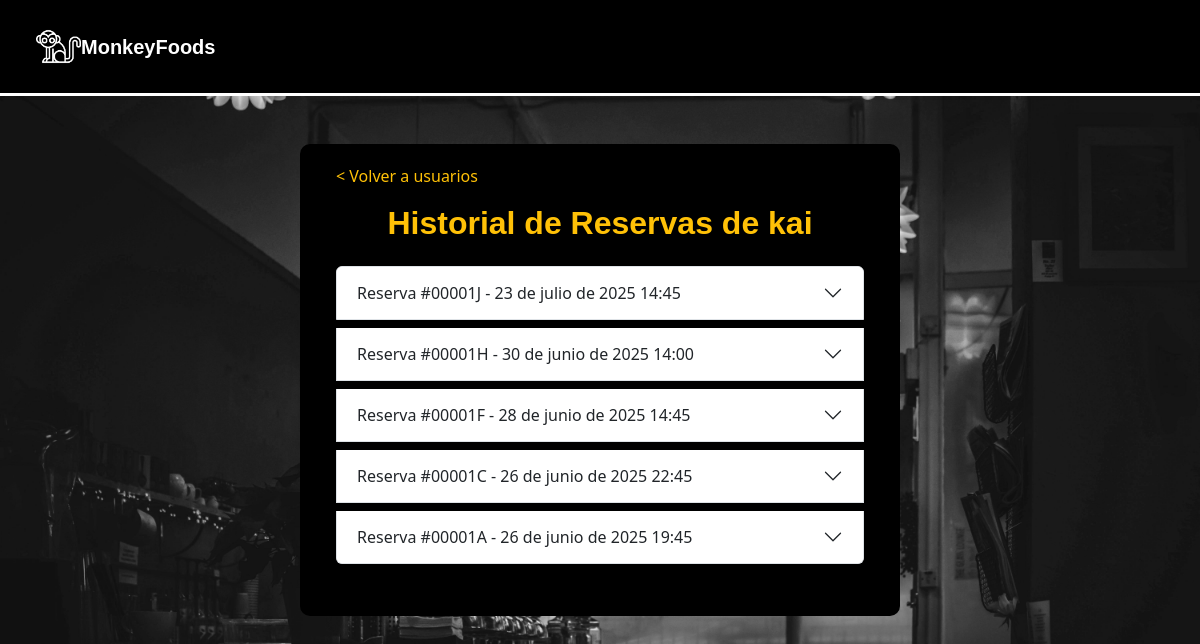
Page /reservas/historial-usuario/38/ (signed in) on the committed database.
### apps/registrar/models.py (models this page shows, shortened)
class CustomUser(AbstractUser):
    ROL_CHOICES = (
        (1, 'Cliente'),
        (2, 'Mesero'),
        (3, 'Cocinero'),
        (4, 'Administrador'),
    )
    rol = models.PositiveSmallIntegerField(choices=ROL_CHOICES, default=1)
    foto_perfil = models.ImageField(upload_to='fotos_perfil/', blank=True, null=True)

### apps/reservas/models.py (models this page shows, shortened)
class Reserva(models.Model):
    ESTADOS_RESERVA = (
        ('borrador', 'Borrador'),
        ('completada', 'Completada'),
    )
    id_reserva = models.CharField(max_length=12, unique=True, editable=False)
    cliente = models.ForeignKey(settings.AUTH_USER_MODEL, on_delete=models.CASCADE)
    nombre_reserva = models.CharField(max_length=100)
    fecha = models.DateField()
    hora = models.TimeField()
    telefono = models.CharField(max_length=20)
    comensales = models.PositiveIntegerField(default=1)
    abono = models.DecimalField(max_digits=8, decimal_places=2)
    total = models.DecimalField(max_digits=8, decimal_places=2)
    mesas = models.ManyToManyField('Mesa')
    menu = models.ForeignKey(Menu, on_delete=models.SET_NULL, null=True, blank=True)  #modelo menú
    zona = models.ForeignKey('Zona', on_delete=models.CASCADE, null=True, blank=True)
    estado = models.CharField(max_length=20, choices=ESTADOS_RESERVA, default='borrador')

### apps/reservas/views.py (the view)
# urls.py: path('historial-usuario/<int:usuario_id>/', views.historial_usuario_admin, name='historial_usuario_admin'),
@user_passes_test(es_admin)
def historial_usuario_admin(request, usuario_id):
    usuario = get_object_or_404(CustomUser, id=usuario_id)
    reservas = Reserva.objects.filter(cliente=usuario).order_by('-fecha', '-hora')
    return render(request, 'reservas/historial_usuario_admin.html', {
        'usuario': usuario,
        'reservas': reservas
    })

### apps/reservas/views.py (called while the page is built)
def es_admin(user):
    return user.is_authenticated and user.rol == 4

### apps/reservas/templates/reservas/historial_usuario_admin.html (shortened to what this page needs)
{% extends "base.html" %}
{% load static %}
{% block content %}
{% block extra_head %}
<link rel="stylesheet" href="{% static 'reservas/css/styles.css' %}">
{% endblock %}
<div class="form-container">
  <div class="container mb-4 px-3">
    <a href="{% url 'admin_usuarios' %}" class="text-warning text-decoration-none mb-3 d-block">&lt; Volver a usuarios</a>
    <h2 class="text-warning text-center mb-4" style="font-family: 'Century Gothic', sans-serif; font-weight: bolder;">
      Historial de Reservas de {{ usuario.username }}
    </h2>
    <div class="accordion" id="accordionReservas">
      {% for reserva in reservas %}
      <div class="accordion-item mb-2">
        <h2 class="accordion-header" id="heading{{ reserva.id }}">
          <button class="accordion-button collapsed" type="button" data-bs-toggle="collapse" data-bs-target="#collapse{{ reserva.id }}">
            Reserva #{{ reserva.id_reserva }} - {{ reserva.fecha }} {{ reserva.hora }}
          </button>
        </h2>
      </div>
      {% empty %}
      <p class="text-center" style="font-size: 18px; color: grey; font-style: italic;">Este usuario no tiene reservas registradas.</p>
      {% endfor %}
    </div>
  </div>
</div>
{% endblock %}

### apps/registrar/static/registrar/css/styles.css (style rules this page uses)
.body-fondo { background-image: url(../img/fondo.jpg); background-size: cover; background-position: cover; background-repeat: no-repeat; background-attachment: fixed; }

### apps/reservas/static/reservas/css/styles.css (style rules this page uses)
html, body { max-width: 100%; overflow-x: hidden; }
body { background-size: cover; background-position: cover; background-repeat: no-repeat; background-attachment: fixed; }
.form-container { max-width: 600px; width: 90%; display: grid; color: white; background-color: black; border-radius: 10px; padding: 20px; margin: 2rem auto; }

### apps/reservas/templates/reservas/historial_usuario_admin.html (style rules this page uses)
.accordion-button { font-size: 1rem; }

### rows in the picture
CustomUser: username "kai"
Reserva: id_reserva "00001J", fecha "23 de julio de 2025", hora "14:45"
Reserva: id_reserva "00001H", fecha "30 de junio de 2025", hora "14:00"
Reserva: id_reserva "00001F", fecha "28 de junio de 2025", hora "14:45"
Reserva: id_reserva "00001C", fecha "26 de junio de 2025", hora "22:45"
Reserva: id_reserva "00001A", fecha "26 de junio de 2025", hora "19:45"
